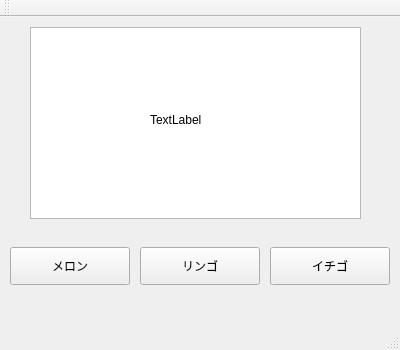
<?xml version="1.0" encoding="UTF-8"?>
<ui version="4.0">
 <class>MainWindow</class>
 <widget class="QMainWindow" name="MainWindow">
  <property name="geometry">
   <rect>
    <x>0</x>
    <y>0</y>
    <width>400</width>
    <height>350</height>
   </rect>
  </property>
  <property name="windowTitle">
   <string>MainWindow</string>
  </property>
  <widget class="QWidget" name="centralWidget">
   <widget class="QPushButton" name="pushButton">
    <property name="geometry">
     <rect>
      <x>10</x>
      <y>230</y>
      <width>120</width>
      <height>38</height>
     </rect>
    </property>
    <property name="text">
     <string>メロン</string>
    </property>
   </widget>
   <widget class="QPushButton" name="pushButton_2">
    <property name="geometry">
     <rect>
      <x>140</x>
      <y>230</y>
      <width>120</width>
      <height>38</height>
     </rect>
    </property>
    <property name="text">
     <string>リンゴ</string>
    </property>
   </widget>
   <widget class="QPushButton" name="pushButton_3">
    <property name="geometry">
     <rect>
      <x>270</x>
      <y>230</y>
      <width>120</width>
      <height>38</height>
     </rect>
    </property>
    <property name="text">
     <string>イチゴ</string>
    </property>
   </widget>
   <widget class="QGraphicsView" name="graphicsView">
    <property name="geometry">
     <rect>
      <x>30</x>
      <y>10</y>
      <width>331</width>
      <height>192</height>
     </rect>
    </property>
   </widget>
   <widget class="QLabel" name="label">
    <property name="geometry">
     <rect>
      <x>150</x>
      <y>90</y>
      <width>94</width>
      <height>26</height>
     </rect>
    </property>
    <property name="text">
     <string>TextLabel</string>
    </property>
   </widget>
  </widget>
  <widget class="QMenuBar" name="menuBar">
   <property name="geometry">
    <rect>
     <x>0</x>
     <y>0</y>
     <width>400</width>
     <height>25</height>
    </rect>
   </property>
  </widget>
  <widget class="QToolBar" name="mainToolBar">
   <attribute name="toolBarArea">
    <enum>TopToolBarArea</enum>
   </attribute>
   <attribute name="toolBarBreak">
    <bool>false</bool>
   </attribute>
  </widget>
  <widget class="QStatusBar" name="statusBar"/>
 </widget>
 <layoutdefault spacing="6" margin="11"/>
 <resources/>
 <connections/>
</ui>
